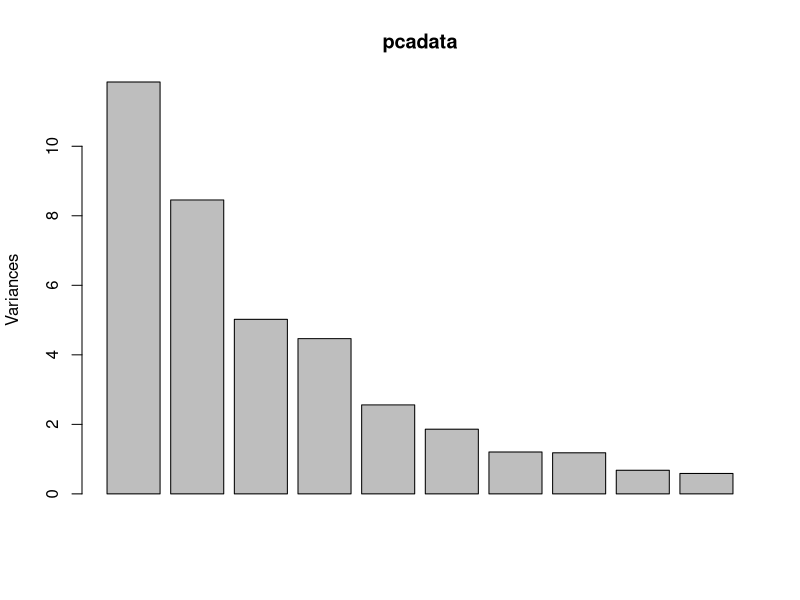
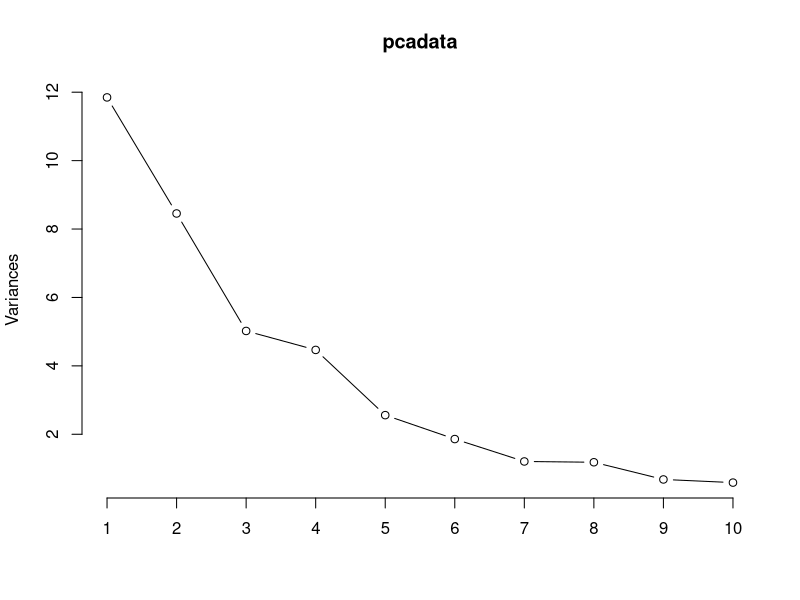
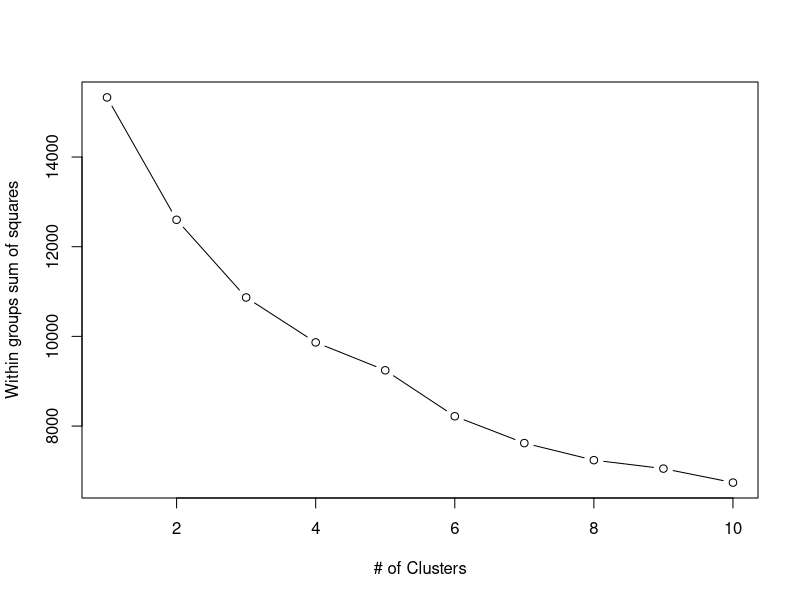
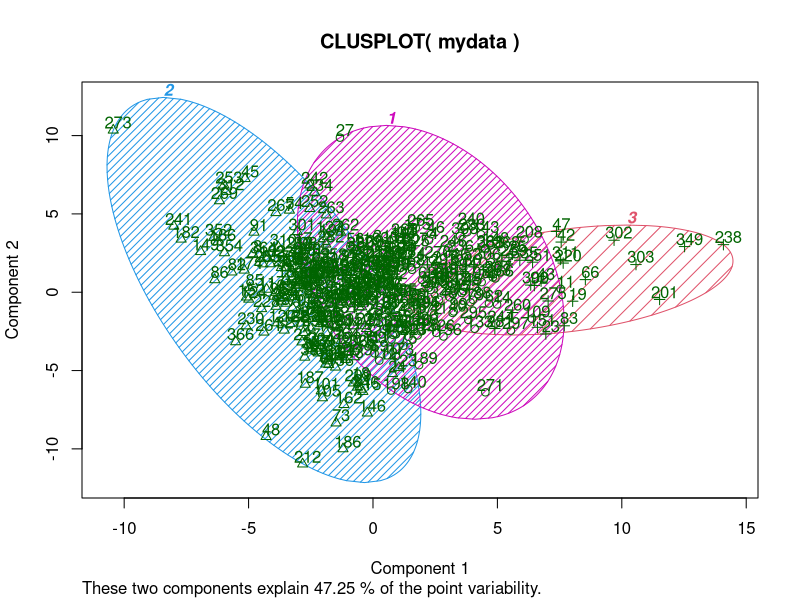

These charts were generated, in order, by the following R code: (Note: this script raises an error after producing the figures.)
##Mariah Harvey
##February 29th, 2016
##K-means analysis as part of capstone project


library(tidyr)
library(data.table)
library(cluster)
library(fpc)

## Read in data
data<-read.csv("data_km.csv")
head(data)
names<-data.frame(data$Id2, data$Geography)
data<-data[,3:44]

## Perform Principal Component Analysis
pcadata<- prcomp(data, center=TRUE, scale. = TRUE)
percentvar<-pcadata$sd^2/sum(pcadata$sd^2)*100
percentvar[1:3]
screeplot(pcadata)
plot(pcadata, type="lines")

##Scale data
data<- scale(data) 

# Determine number of clusters for k means
wss <- (nrow(data)-1)*sum(apply(data,2,var))
for (i in 2:10) wss[i] <- sum(kmeans(data, 
                                     centers=i)$withinss)
plot(1:10, wss, type="b", xlab="# of Clusters",
     ylab="Within groups sum of squares")

# K-Means Cluster Analysis with k=3
fit <- kmeans(data, 3) # 5 cluster solution
# get cluster means 
aggregate(data,by=list(fit$cluster),FUN=mean)
##Plot clusters against 2 comps
mydata<-data.frame(data, fit$cluster)
clusplot(mydata, fit$cluster, color=TRUE, shade=TRUE, 
         labels=2, lines=0)

# append cluster assignment to df
knamesdata <- data.frame(names, fit$cluster)
head(knamesdata)

##Create dummy variable for affected vs. unaffected
knamesdata$statedummy<-0

affected<-c('AL', 'AK', 'AR', 'DE', 'FL', 'GA', 'ID', 'IN', 'KS', 'LA', 'MD', 'MN', 'MS', 'MO', 'MT', 'NE', 'NJ', 'NY', 'NC', 'ND', 'OK', 'PA', 'SC', 'SD', 'TN', 'TX', 'UT', 'VA', 'WV', 'WI', 'WY')

for(x in affected){
  for(i in 1:nrow(knamesdata)){
    if(length(grep(x, knamesdata$data.Geography[i]))>0)
      knamesdata$statedummy[i] <- 1
    }
}

## Set up diff in diff model

## read in employment variable = Y and make delta Y
employment<-read.csv("employment0809.csv")
head(employment)
knamesdata$deltaemploy<-(employment$Employment_total09-employment$Employment_total08)

## Add in control variables
knamesdata$white<-mydata$Estimate..White.alone
knamesdata$black<-mydata$Estimate..Black.or.African.American.alone
knamesdata$indian<-mydata$Estimate..American.Indian.and.Alaska.alone
knamesdata$asian<-mydata$Estimate..Asian.alone
